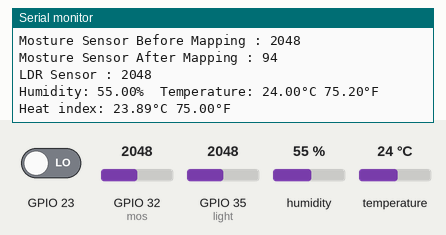
Simulated run of this sketch. Board: ESP32. On the bench: the last lines printed to the serial monitor. The inputs (shaded band) are chosen by the test bench; at power-on: GPIO 32 (mos) = 2048, GPIO 35 (light) = 2048, GPIO 23 LOW, humidity 55 %, temperature 24 °C. WiFi joins after 1.5 s; servers stay silent unless stated; the local clock reads 2024-03-15 10:24:30 at power-on unless the sketch sets it.

Above: at 9.1 s.
9.2 s: GPIO 32 (mos) set to 1983
At 12.31 s:
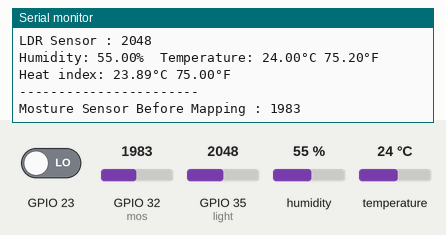
15.3 s: GPIO 32 (mos) set to 1873
At 15.73 s:
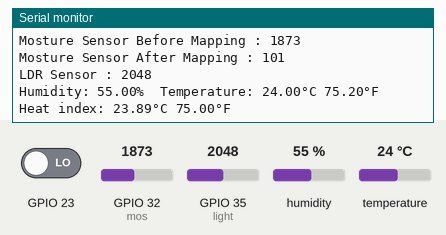
21.4 s: GPIO 35 (light) set to 1044
At 24.73 s:
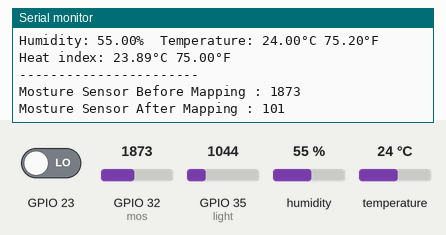
27.5 s: GPIO 35 (light) set to 932
At 27.54 s:
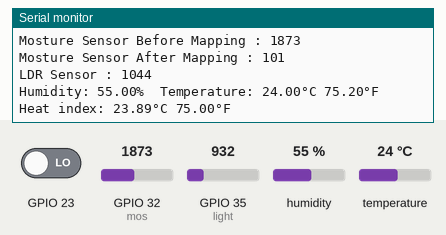
Timing chart, 0 to 30.5 s (numbered marks = the images above; inputs shaded):
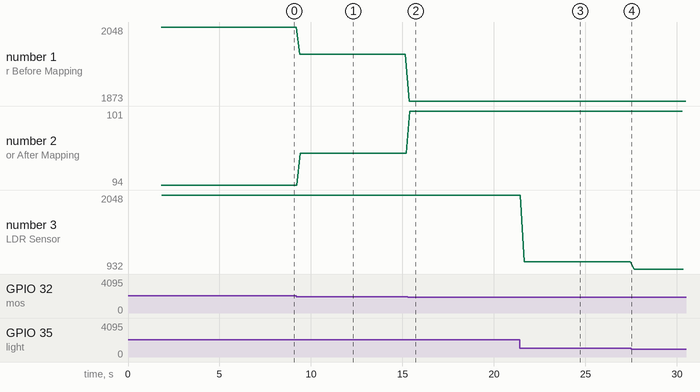

Measured:
- the behaviour switches between 1922 and 1921 on GPIO 32 (mos) (found by bisection; images 1 and 2)
- the behaviour switches between 1000 and 999 on GPIO 35 (light) (found by bisection; images 3 and 4)
- after the input at 9.2 s, the serial monitor: prints a new line after 0.19 s (image 1)
- after the input at 15.3 s, the serial monitor: prints a new line after 0.07 s (image 2)
- after the input at 21.4 s, the serial monitor: prints a new line after 0.26 s (image 3)
- plotted number 1: 2048 → 1983 after the input at 9.2 s, 1983 → 1873 after the input at 15.3 s
- plotted number 2: 94 → 97 after the input at 9.2 s, 97 → 101 after the input at 15.3 s
- plotted number 3: 2048 → 1044 after the input at 21.4 s, 1044 → 932 after the input at 27.5 s

The sketch:

PRE252_AllinoneV1.ino
```cpp
//All in one V1
//-------------------------Library Preparetion-----------------------------
#define BLYNK_PRINT Serial
#include <WiFi.h>
#include <WiFiClient.h>
#include <BlynkSimpleEsp32.h>
#include "DHT.h"
#define DHTPIN 21
#define DHTTYPE DHT11
#include <TridentTD_LineNotify.h>
#include <TimeLib.h>
#include <WidgetRTC.h>
BlynkTimer timer ;
WidgetRTC rtc ;
#define LINE_TOKEN "qxBXbQGHPSpf4PMIE0kdNRBV7paT94f0AiF6VZ9Dh9o"
#define LINE_TOKEN2 "PNhp4RSWJIOw5eiWTftpw2lGhJuwO1FgWDpwS0ujA3O"
//-------------------------Variable Configuration--------------------------
char auth[] = "b4DCwDHbzdPQB6zoZDEaz_D_DMAbw8Vn";
char ssid[] = "S";
char pass[] = "pete1636";
DHT dht(DHTPIN, DHTTYPE);
int i = 0 ;
int mos = 32 ;
int mosbefore = 0 ;
int mosafter = 0 ;
const int light = 35 ;
int lightaf = 0 ;
String Lmosb4 = "" ;
String Lmosaf = "" ;
String Lhumid = "" ;
String Ltemp = "" ;
String LheatC = "" ;
String LheatF = "" ;
String Lldr = "" ;
String Lbutton = "" ;
String Line1 = "" ;
String Line2 = "" ;
String Line3 = "" ;
String currenttime = "" ;
String currentdate = "" ;
String date = "" ;
String timme = "" ;
String Lhour = "" ;
String Lminute = "" ;
String Lsecond = "" ;
String Lday = "" ;
String Lmonth = "" ;
String Lyear = "" ;
//--------------------------------CLOCK-----------------------------------
void clockDisplay()
{
  String currentTime = String(hour()) + ":" + minute() + ":" + second();
  String currentDate = String(day()) + " " + month() + " " + year();
  Blynk.virtualWrite(V1, currentTime);
  Blynk.virtualWrite(V2, currentdate);
}
BLYNK_CONNECTED()
{
  rtc.begin();
}
//--------------------------------SET UP-----------------------------------
void setup()
{
  Serial.begin(9600);
  pinMode(mos,INPUT);
  pinMode(light,INPUT);
  dht.begin();
  Blynk.begin(auth, ssid, pass, "43.229.135.169", 8080);
  setSyncInterval(10 * 60); // Sync interval in seconds (10 minutes)
  // Display digital clock every 10 seconds
  timer.setInterval(10000L, clockDisplay);
}
void loop()
{
//------------------------------Variable-----------------------------------
  mosbefore = analogRead(mos);
  mosafter = map(mosbefore,1900,4095,100,0);
  lightaf = analogRead(light);
  float humidity = dht.readHumidity(); //วัดค่าความชื้น
  float temperature = dht.readTemperature(); // วัดค่าอุณหภูมิ
  float f = dht.readTemperature(true);
  float hif = dht.computeHeatIndex(f, humidity);
  float hic = dht.computeHeatIndex(temperature, humidity, false);
//-------------------------Serial Monitor-----------------------------------
  Serial.print("Mosture Sensor Before Mapping : ");
  Serial.println(mosbefore);
  Serial.print("Mosture Sensor After Mapping : ");
  Serial.println(mosafter);
  Serial.print("LDR Sensor : ");
  Serial.println(lightaf);
  Serial.print(F("Humidity: "));
  Serial.print(humidity);
  Serial.print(F("%  Temperature: "));
  Serial.print(temperature);
  Serial.print(F("°C "));
  Serial.print(f);
  Serial.print(F("°F  Heat index: "));
  Serial.print(hic);
  Serial.print(F("°C "));
  Serial.print(hif);
  Serial.println(F("°F"));
  Serial.println("-----------------------");
//-----------------------------Blynk----------------------------------------
  Blynk.run();
  timer.run();
  Blynk.virtualWrite(V6,lightaf);
  Blynk.virtualWrite(V5,mosbefore);
  Blynk.virtualWrite(V4,mosafter);
  Blynk.virtualWrite(V3,humidity);
  Blynk.virtualWrite(V8,temperature);
  Blynk.virtualWrite(V9,hic);
  Blynk.virtualWrite(V0,hif);
  Blynk.virtualWrite(V7,digitalRead(23));
//-------------------------Line Notify--------------------------------------

  Lmosb4 = String(mosbefore) ;
  Lmosaf = String(mosafter) ;
  Lhumid = String(humidity) ;
  Ltemp = String(temperature) ;
  LheatC = String(hic) ;
  LheatF = String(hif) ;
  Lldr = String(lightaf) ;

//------------------------Case รดน้ำต้นไม้-------------------------------------
  if(digitalRead(23) == 1)
  {
      Lbutton = "ระบบปั้มน้ำเปิด" ;
  }
  else{Lbutton = "ระบบปั้มน้ำปิด" ;}

  timme  = String(hour()) + ":" + minute() + ":" + second();
  date  = String(day()) + " เดือน " + month() + " ปี " + year();
  Line1 = String("\nแจ้งเตือน ณ วันที่ " + date + "\n------------------- เวลา " + timme + " -------------------" + "\nค่าความชื้นในดิน(ดิบ) : " + Lmosb4 + "\nค่าความชื้นในดิน(เปอร์เซ็น) : " + Lmosaf + "%" + "\nค่าความชื้นในอากาศ(เปอร์เซ็น) : " + Lhumid + "%" + "\nอุณหภูมิ : " + Ltemp + " Celcius" + "\nความร้อนในอากาศ : " + LheatC + " Celcius" + "\nความร้อนในอากาศ : " + LheatF + " Farenhiet" + "\nค่าความเข้มแสงแดด : " + Lldr + "\nสถานะระบบปั้มน้ำ : " + Lbutton);

//--------------------Case แจ้งเตือน 8 โมงเช้า กับ 6 โมงเย็น // Restart ทุกๆ 3 9 15 21 -------------------
  if(hour()== 8 && minute()== 0 && second()==0)
  {
    LINE.setToken(LINE_TOKEN);
    LINE.notify(Line1);
    LINE.setToken(LINE_TOKEN2);
    LINE.notify(Line1);
    // ปิดไฟ
  }
  else if(hour()== 18 && minute()== 0 && second()==0)
  {
    LINE.setToken(LINE_TOKEN);
    LINE.notify(Line1);
    LINE.setToken(LINE_TOKEN2);
    LINE.notify(Line1);
    // เปิดไฟ
  }
  else if(hour()== 3 || hour()== 9 || hour()== 15 || hour()== 21)
  {
    if(minute()== 0 && second()==0)
    {
      ESP.restart();
    }
    else{}
  }
  else{}

//--------------------Case แจ้งเตือน ความชื้นต่ำ -------------------
  if(mosafter <= 20)
  {
    Line2 = "***** คำเตือน !!!! ความชื้นต่ำ กรุณาเปิดระบบรดน้ำด้วย ***** " ;
    LINE.setToken(LINE_TOKEN);
    LINE.notify(Line1);
    LINE.notify(Line2);
    LINE.setToken(LINE_TOKEN2);
    LINE.notify(Line1);
    LINE.notify(Line2);
  }


}
```
